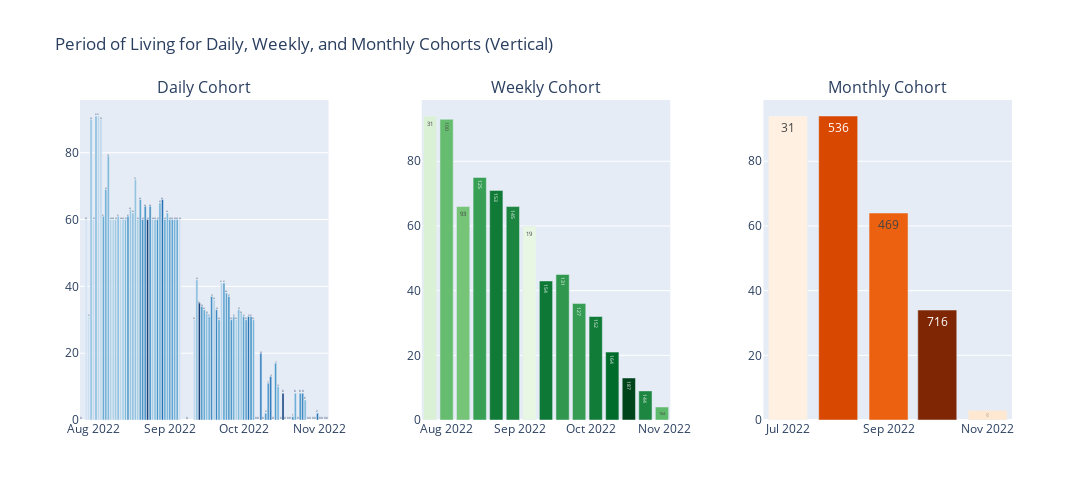

The cell this chart's notebook holds for it:
### Code cell
import plotly.graph_objects as go
from plotly.subplots import make_subplots

# Дані для денної, тижневої та місячної когорт
temp_daily = temp.groupby('cohort_day').agg(
    first_transaction_day=('daily_cohort', 'min'),
    last_transaction_day=('daily_cohort', 'max'),
    number_of_buyers=('user_id', 'nunique'),
    number_of_transaction=('user_id', 'count')
).reset_index()
temp_daily['period_of_living'] = (temp_daily.last_transaction_day - temp_daily.first_transaction_day).dt.days

temp_weekly = temp.groupby('cohort_week').agg(
    first_transaction_day=('daily_cohort', 'min'),
    last_transaction_day=('daily_cohort', 'max'),
    number_of_buyers=('user_id', 'nunique'),
    number_of_transaction=('user_id', 'count')
).reset_index()
temp_weekly['period_of_living'] = (temp_weekly.last_transaction_day - temp_weekly.first_transaction_day).dt.days

temp_monthly = temp.groupby('cohort_month').agg(
    first_transaction_day=('daily_cohort', 'min'),
    last_transaction_day=('daily_cohort', 'max'),
    number_of_buyers=('user_id', 'nunique'),
    number_of_transaction=('user_id', 'count')
).reset_index()
temp_monthly['period_of_living'] = (temp_monthly.last_transaction_day - temp_monthly.first_transaction_day).dt.days

# Визначення максимумів для кількості покупців
max_buyers_daily = temp_daily['number_of_buyers'].max()
max_buyers_weekly = temp_weekly['number_of_buyers'].max()
max_buyers_monthly = temp_monthly['number_of_buyers'].max()

# Створення subplot
fig = make_subplots(
    rows=1, cols=3,
    subplot_titles=("Daily Cohort", "Weekly Cohort", "Monthly Cohort"),
    shared_yaxes=False,
    horizontal_spacing=0.1
)

# Додавання графіка для денної когорти (без тексту покупців)
fig.add_trace(
    go.Bar(
        x=temp_daily['cohort_day'],
        y=temp_daily['period_of_living'],
        marker=dict(
            color=temp_daily['number_of_buyers'],
            colorscale="Blues",
            cmin=0,
            cmax=max_buyers_daily
        ),
        name="Daily Cohort",
        text=temp_daily['period_of_living'],  # Додано текст періоду життя
        textposition='outside'
    ),
    row=1, col=1
)

# Додавання графіка для тижневої когорти
fig.add_trace(
    go.Bar(
        x=temp_weekly['cohort_week'],
        y=temp_weekly['period_of_living'],
        marker=dict(
            color=temp_weekly['number_of_buyers'],
            colorscale="Greens",
            cmin=0,
            cmax=max_buyers_weekly
        ),
        name="Weekly Cohort",
        text=temp_weekly['number_of_buyers'],  # Додано текст із кількістю покупців
        textposition='inside'
    ),
    row=1, col=2
)

# Додавання графіка для місячної когорти
fig.add_trace(
    go.Bar(
        x=temp_monthly['cohort_month'],
        y=temp_monthly['period_of_living'],
        marker=dict(
            color=temp_monthly['number_of_buyers'],
            colorscale="Oranges",
            cmin=0,
            cmax=max_buyers_monthly
        ),
        name="Monthly Cohort",
        text=temp_monthly['number_of_buyers'],  # Додано текст із кількістю покупців
        textposition='inside'
    ),
    row=1, col=3
)

# Налаштування загального вигляду
fig.update_layout(
    height=500,  # Висота графіка
    width=1200,  # Ширина графіка
    title_text="Period of Living for Daily, Weekly, and Monthly Cohorts (Vertical)",
    showlegend=False
)

# Відображення графіка
fig.show()

### Figure 1 — Plotly figure (JSON) as saved in the notebook; plotly's stock layout.template omitted (floating-point values rounded to 4 significant figures)
{"data": [{"marker": {"cmax": 36, "cmin": 0, "color": [1, 7, 8, 15, 9, 16, 10, 10, 19, 19, 17, 12, 12, 14, 16, 10, 13, 16, 22, 14, 16, 15, 13, 21, 24, 24, 36, 24, 13, 16, 22, 18, 28, 20, 17, 21, 21, 18, 20, 8, 1, 10, 16, 36, 23, 20, 16, 19, 24, 12, 24, 20, 11, 21, 20, 23, 23, 19, 12, 17, 14, 21, 21, 27, 23, 17, 17, 20, 26, 22, 23, 23, 27, 30, 22, 18, 21, 35, 35, 30, 24, 24, 19, 20, 23, 25, 17, 12, 20, 21, 26, 27, 31, 19, 22, 5], "colorscale": [[0, "rgb(247,251,255)"], [0.125, "rgb(222,235,247)"], [0.25, "rgb(198,219,239)"], [0.375, "rgb(158,202,225)"], [0.5, "rgb(107,174,214)"], [0.625, "rgb(66,146,198)"], [0.75, "rgb(33,113,181)"], [0.875, "rgb(8,81,156)"], [1, "rgb(8,48,107)"]]}, "name": "Daily Cohort", "text": [0, 60, 31, 90, 60, 91, 91, 90, 61, 69, 79, 60, 60, 60, 61, 60, 60, 60, 61, 63, 62, 72, 60, 66, 60, 64, 60, 64, 60, 60, 60, 65, 66, 60, 62, 60, 60, 60, 60, 60, 0, 30, 42, 35, 34, 33, 32, 31, 37, 36, 33, 30, 41, 41, 38, 37, 30, 31, 30, 33, 32, 31, 30, 31, 31, 30, 0, 0, 20, 0, 2, 11, 13, 0, 17, 10, 0, 8, 0, 0, 0, 1, 8, 0, 8, 8, 6, 0, 0, 0, 0, 2, 0, 0, 0, 0], "textposition": "outside", "type": "bar", "x": ["2022-07-27T00:00:00", "2022-07-29T00:00:00", "2022-07-30T00:00:00", "2022-07-31T00:00:00", "2022-08-01T00:00:00", "2022-08-02T00:00:00", "2022-08-03T00:00:00", "2022-08-04T00:00:00", "2022-08-05T00:00:00", "2022-08-06T00:00:00", "2022-08-07T00:00:00", "2022-08-08T00:00:00", "2022-08-09T00:00:00", "2022-08-10T00:00:00", "2022-08-11T00:00:00", "2022-08-12T00:00:00", "2022-08-13T00:00:00", "2022-08-14T00:00:00", "2022-08-15T00:00:00", "2022-08-16T00:00:00", "2022-08-17T00:00:00", "2022-08-18T00:00:00", "2022-08-19T00:00:00", "2022-08-20T00:00:00", "2022-08-21T00:00:00", "2022-08-22T00:00:00", "2022-08-23T00:00:00", "2022-08-24T00:00:00", "2022-08-25T00:00:00", "2022-08-26T00:00:00", "2022-08-27T00:00:00", "2022-08-28T00:00:00", "2022-08-29T00:00:00", "2022-08-30T00:00:00", "2022-08-31T00:00:00", "2022-09-01T00:00:00", "2022-09-02T00:00:00", "2022-09-03T00:00:00", "2022-09-04T00:00:00", "2022-09-05T00:00:00", "2022-09-08T00:00:00", "2022-09-11T00:00:00", "2022-09-12T00:00:00", "2022-09-13T00:00:00", "2022-09-14T00:00:00", "2022-09-15T00:00:00", "2022-09-16T00:00:00", "2022-09-17T00:00:00", "2022-09-18T00:00:00", "2022-09-19T00:00:00", "2022-09-20T00:00:00", "2022-09-21T00:00:00", "2022-09-22T00:00:00", "2022-09-23T00:00:00", "2022-09-24T00:00:00", "2022-09-25T00:00:00", "2022-09-26T00:00:00", "2022-09-27T00:00:00", "2022-09-28T00:00:00", "2022-09-29T00:00:00", "2022-09-30T00:00:00", "2022-10-01T00:00:00", "2022-10-02T00:00:00", "2022-10-03T00:00:00", "2022-10-04T00:00:00", "2022-10-05T00:00:00", "2022-10-06T00:00:00", "2022-10-07T00:00:00", "2022-10-08T00:00:00", "2022-10-09T00:00:00", "2022-10-10T00:00:00", "2022-10-11T00:00:00", "2022-10-12T00:00:00", "2022-10-13T00:00:00", "2022-10-14T00:00:00", "2022-10-15T00:00:00", "2022-10-16T00:00:00", "2022-10-17T00:00:00", "2022-10-18T00:00:00", "2022-10-19T00:00:00", "2022-10-20T00:00:00", "2022-10-21T00:00:00", "2022-10-22T00:00:00", "2022-10-23T00:00:00", "2022-10-24T00:00:00", "2022-10-25T00:00:00", "2022-10-26T00:00:00", "2022-10-27T00:00:00", "2022-10-28T00:00:00", "2022-10-29T00:00:00", "2022-10-30T00:00:00", "2022-10-31T00:00:00", "2022-11-01T00:00:00", "2022-11-02T00:00:00", "2022-11-03T00:00:00", "2022-11-04T00:00:00"], "xaxis": "x", "y": [0, 60, 31, 90, 60, 91, 91, 90, 61, 69, 79, 60, 60, 60, 61, 60, 60, 60, 61, 63, 62, 72, 60, 66, 60, 64, 60, 64, 60, 60, 60, 65, 66, 60, 62, 60, 60, 60, 60, 60, 0, 30, 42, 35, 34, 33, 32, 31, 37, 36, 33, 30, 41, 41, 38, 37, 30, 31, 30, 33, 32, 31, 30, 31, 31, 30, 0, 0, 20, 0, 2, 11, 13, 0, 17, 10, 0, 8, 0, 0, 0, 1, 8, 0, 8, 8, 6, 0, 0, 0, 0, 2, 0, 0, 0, 0], "yaxis": "y"}, {"marker": {"cmax": 187, "cmin": 0, "color": [31, 100, 93, 125, 153, 145, 19, 154, 131, 127, 152, 164, 187, 144, 104], "colorscale": [[0, "rgb(247,252,245)"], [0.125, "rgb(229,245,224)"], [0.25, "rgb(199,233,192)"], [0.375, "rgb(161,217,155)"], [0.5, "rgb(116,196,118)"], [0.625, "rgb(65,171,93)"], [0.75, "rgb(35,139,69)"], [0.875, "rgb(0,109,44)"], [1, "rgb(0,68,27)"]]}, "name": "Weekly Cohort", "text": [31, 100, 93, 125, 153, 145, 19, 154, 131, 127, 152, 164, 187, 144, 104], "textposition": "inside", "type": "bar", "x": ["2022-07-25T00:00:00", "2022-08-01T00:00:00", "2022-08-08T00:00:00", "2022-08-15T00:00:00", "2022-08-22T00:00:00", "2022-08-29T00:00:00", "2022-09-05T00:00:00", "2022-09-12T00:00:00", "2022-09-19T00:00:00", "2022-09-26T00:00:00", "2022-10-03T00:00:00", "2022-10-10T00:00:00", "2022-10-17T00:00:00", "2022-10-24T00:00:00", "2022-10-31T00:00:00"], "xaxis": "x2", "y": [94, 93, 66, 75, 71, 66, 60, 43, 45, 36, 32, 21, 13, 9, 4], "yaxis": "y2"}, {"marker": {"cmax": 716, "cmin": 0, "color": [31, 536, 469, 716, 77], "colorscale": [[0, "rgb(255,245,235)"], [0.125, "rgb(254,230,206)"], [0.25, "rgb(253,208,162)"], [0.375, "rgb(253,174,107)"], [0.5, "rgb(253,141,60)"], [0.625, "rgb(241,105,19)"], [0.75, "rgb(217,72,1)"], [0.875, "rgb(166,54,3)"], [1, "rgb(127,39,4)"]]}, "name": "Monthly Cohort", "text": [31, 536, 469, 716, 77], "textposition": "inside", "type": "bar", "x": ["2022-07-01T00:00:00", "2022-08-01T00:00:00", "2022-09-01T00:00:00", "2022-10-01T00:00:00", "2022-11-01T00:00:00"], "xaxis": "x3", "y": [94, 94, 64, 34, 3], "yaxis": "y3"}], "layout": {"annotations": [{"font": {"size": 16}, "showarrow": false, "text": "Daily Cohort", "x": 0.1333, "xanchor": "center", "xref": "paper", "y": 1, "yanchor": "bottom", "yref": "paper"}, {"font": {"size": 16}, "showarrow": false, "text": "Weekly Cohort", "x": 0.5, "xanchor": "center", "xref": "paper", "y": 1, "yanchor": "bottom", "yref": "paper"}, {"font": {"size": 16}, "showarrow": false, "text": "Monthly Cohort", "x": 0.8667, "xanchor": "center", "xref": "paper", "y": 1, "yanchor": "bottom", "yref": "paper"}], "height": 500, "showlegend": false, "title": {"text": "Period of Living for Daily, Weekly, and Monthly Cohorts (Vertical)"}, "width": 1200, "xaxis": {"anchor": "y", "autorange": true, "domain": [0, 0.2667], "range": ["2022-07-26 12:00", "2022-11-04 12:00"], "type": "date"}, "xaxis2": {"anchor": "y2", "autorange": true, "domain": [0.3667, 0.6333], "range": ["2022-07-21 12:00", "2022-11-03 12:00"], "type": "date"}, "xaxis3": {"anchor": "y3", "autorange": true, "domain": [0.7333, 1], "range": ["2022-06-16", "2022-11-16"], "type": "date"}, "yaxis": {"anchor": "x", "autorange": true, "domain": [0, 1], "range": [0, 95.79], "type": "linear"}, "yaxis2": {"anchor": "x2", "autorange": true, "domain": [0, 1], "range": [0, 98.95], "type": "linear"}, "yaxis3": {"anchor": "x3", "autorange": true, "domain": [0, 1], "range": [0, 98.95], "type": "linear"}}}
